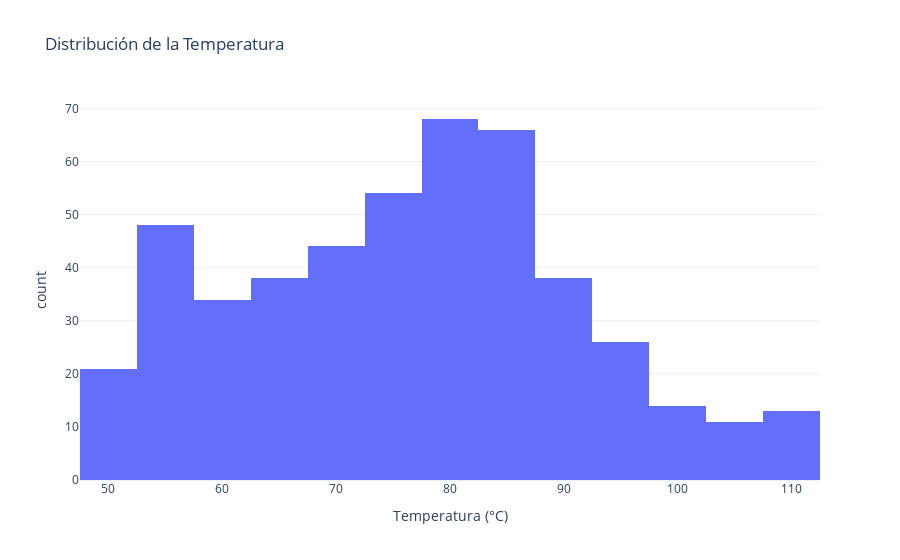

The cell this chart's notebook holds for it:
### Markdown cell above
La distribución de las vibraciones es predominantemente uniforme, con la mayoría de los valores concentrados entre **0.2 y 0.4**, correspondientes a niveles "Normales" y "Altas". Los valores extremos en **0.1** y **0.5** son menos frecuentes, indicando que las vibraciones muy bajas o muy altas son casos excepcionales. La distribución es simétrica y mesocúrtica, mostrando un equilibrio en las frecuencias sin picos extremos. Esto sugiere que las reglas difusas deben enfocarse en los rangos normales y altos, prestando atención a los valores extremos que podrían indicar condiciones críticas.

### Code cell
fig_temperatura = px.histogram(df, x="temperatura", nbins=20, title="Distribución de la Temperatura",
                               labels={"temperatura": "Temperatura (°C)"}, template="plotly_white")
fig_temperatura.show()

### Figure 1 — Plotly figure (JSON) as saved in the notebook; plotly's stock layout.template omitted (floating-point values rounded to 4 significant figures; data arrays with more than 128 entries replaced by an {"elided": "..."} marker saying what was removed)
{"data": [{"alignmentgroup": "True", "bingroup": "x", "hovertemplate": "Temperatura (°C)=%{x}<br>count=%{y}<extra></extra>", "legendgroup": "", "marker": {"color": "#636efa", "pattern": {"shape": ""}}, "name": "", "nbinsx": 20, "offsetgroup": "", "orientation": "v", "showlegend": false, "type": "histogram", "x": {"elided": "475 float values"}, "xaxis": "x", "yaxis": "y"}], "layout": {"barmode": "relative", "legend": {"tracegroupgap": 0}, "title": {"text": "Distribución de la Temperatura"}, "xaxis": {"anchor": "y", "domain": [0, 1], "title": {"text": "Temperatura (°C)"}}, "yaxis": {"anchor": "x", "domain": [0, 1], "title": {"text": "count"}}}}
